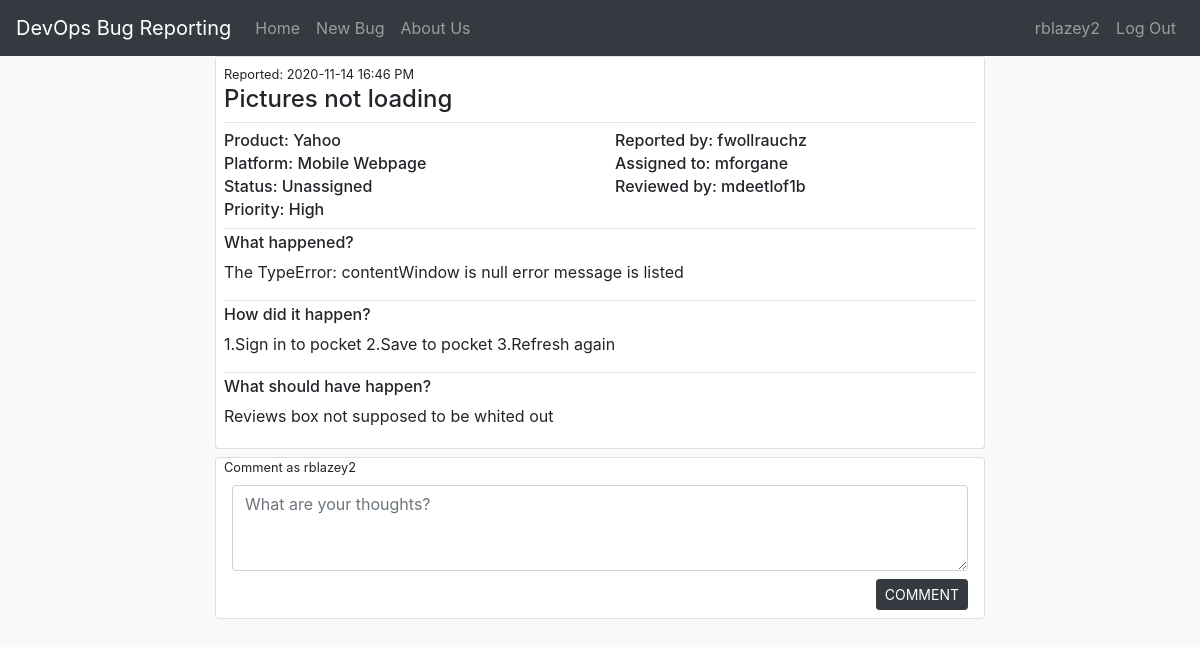
The page /bug/3 (signed in) on the database its author committed.
### devops/models.py (models this page shows, shortened)
class User(db.Model, UserMixin):
    id = db.Column(db.Integer, primary_key=True)
    username = db.Column(db.String(20), unique=True, nullable=False)
    email = db.Column(db.String(120), unique=True, nullable=False)
    password = db.Column(db.String(60), nullable=False)
    role = db.Column(db.String(20), nullable=False)
    bugs = db.relationship('Bug', primaryjoin="User.id==Bug.user_id", backref="author")
    assigned_to = db.relationship('Bug', primaryjoin="User.id==Bug.developer_id", backref="assigned_to")
    reviewed_by = db.relationship('Bug', primaryjoin="User.id==Bug.reviewer_id", backref="reviewed_by")

class Bug(db.Model):
    id = db.Column(db.Integer, primary_key=True)
    summary = db.Column(db.String(200), nullable=False)
    date_posted = db.Column(db.DateTime, nullable=False, default=local_time(datetime.utcnow()))
    product = db.Column(db.String(50), nullable=False)
    platform = db.Column(db.String(50), nullable=False)
    whatHappen = db.Column(db.Text, nullable=False)
    howHappen = db.Column(db.Text, nullable=False)
    shouldHappen = db.Column(db.Text, nullable=False)
    status = db.Column(db.String(20), nullable=False)
    priority = db.Column(db.String(10), nullable=False)
    user_id = db.Column(db.Integer, db.ForeignKey('user.id'), nullable=False)
    developer_id = db.Column(db.Integer, db.ForeignKey('user.id'), nullable=True)
    reviewer_id = db.Column(db.Integer, db.ForeignKey('user.id'), nullable=True)
    user = db.relationship("User", foreign_keys=[user_id])
    developer = db.relationship("User", foreign_keys=[developer_id])
    reviewer = db.relationship("User", foreign_keys=[reviewer_id])
    comments = db.relationship('Comment', primaryjoin="Bug.id==Comment.bug_id", backref="Comment")

### devops/routes.py (the view)
@app.route("/bug/<int:bug_id>")
@login_required
def bug(bug_id):
    bug = Bug.query.get_or_404(bug_id)
    comments = Comment.query.filter_by(bug_id=bug_id).all()
    return render_template('content/bug.html', title=bug.summary, bug=bug, comments=comments)

### devops/models.py (called while the page is built)
@login_manager.user_loader
def load_user(user_id):
   return User.query.get(int(user_id))

### devops/templates/content/bug.html (shortened to what this page needs)
{% extends "layout.html" %}
{% block content %}
<body class="bg-light">
    <div class="col-md-8 mx-auto">
      <div class="card">
        <div class="mx-2 my-1">
          <small>Reported: {{ bug.date_posted.strftime('%Y-%m-%d %H:%M %p') }}</small>
          <h4>{{ bug.summary }}</h4>
          <hr class="mx-0 my-1"></hr>
          <div class="row">
            <div class="col-md-6">
              <div><h6 class="mx-0 my-1">Product: {{ bug.product }}</h6></div>
              <div><h6 class="mx-0 my-1">Platform: {{ bug.platform }}</h6></div>
              <div><h6 class="mx-0 my-1">Status: {{ bug.status }}</h6></div>
              <div><h6 class="mx-0 my-1">Priority: {{ bug.priority }}</h6></div>
            </div>
            <div class="col-md-6">
              <div><h6 class="mx-0 my-1">Reported by: {{ bug.author.username }}</h6></div>
              <div><h6 class="mx-0 my-1">Assigned to: {{ bug.assigned_to.username }}</h6></div>
              <div><h6 class="mx-0 my-1">Reviewed by: {{ bug.reviewed_by.username }}</h6></div>
            </div>
          </div>
          <hr class="mx-0 my-1"></hr>
          <h6>What happened?</h6>
          <p> {{  bug.whatHappen }} </p>
          <hr class="mx-0 my-1"></hr>
          <h6>How did it happen?</h6>
          <p> {{  bug.howHappen }} </p>
          <hr class="mx-0 my-1"></hr>
          <h6>What should have happen?</h6>
          <p> {{  bug.shouldHappen }} </p>
        </div>
      </div>
      <div class="card my-2">
        <small class="mx-2">Comment as {{ current_user.username }}</small>
        <div class="mx-2 my-1">
          <form action="{{ url_for('post_comment', bug_id=bug.id) }}" method="POST">
            <div class="form-group mx-2 my-1">
              <textarea class="form-control" name="comment" id="comment" placeholder="What are your thoughts?" rows="3"></textarea>
            </div>
            <div class="pull-right mr-2 my-1">
              <input class="btn btn-dark btn-sm" type="submit" value="COMMENT">
            </div>
          </form>
        </div>
      </div>
    </div>
</body>
{% endblock content %}

### devops/templates/layout.html (shortened to what this page needs)
<!DOCTYPE html>
<html>
<head>
    <link rel="stylesheet" type="text/css" href="{{ url_for('static', filename='css/bootstrap.min.css') }}">
    <link rel="stylesheet" href="https://cdnjs.cloudflare.com/ajax/libs/font-awesome/4.7.0/css/font-awesome.min.css">
    <link rel="stylesheet" href="https://cdn.datatables.net/1.10.22/js/dataTables.bootstrap4.min.js">
    <link rel="stylesheet" href="https://cdn.datatables.net/1.10.22/css/dataTables.bootstrap4.min.css">
</head>
<body>
  <header class="site-header">
    <nav class="navbar navbar-expand-md navbar-dark bg-dark">
        <a class="navbar-brand" href="/">DevOps Bug Reporting</a>
        <div class="collapse navbar-collapse" id="navbarsExample02">
          <div class="navbar-nav mr-auto">
            <a class="nav-item nav-link" href="{{ url_for('home') }}">Home</a>
            <a class="nav-item nav-link" href="{{ url_for('newbug') }}">New Bug</a>
            <a class="nav-item nav-link" href="{{ url_for('aboutus') }}">About Us</a>
          </div>
          <div class="navbar-nav">
            {% if current_user.is_authenticated %}
            <a class="nav-item nav-link" href="#">{{ current_user.username }}</a>
            <a class="nav-item nav-link" href="{{ url_for('logout') }}">Log Out</a>
            {% else %}
            <a class="nav-item nav-link" href="{{ url_for('register') }}">Register</a>
            <a class="nav-item nav-link" href="{{ url_for('login') }}">Log In</a>
            {% endif %}
          </div>
        </div>
    </nav>
  </header>
  <main role="main">
    {% block content %}{% endblock %}
  </main>
</body>
</html>

### rows shown on the page
User: username "rblazey2"
Bug: date_posted "2020-11-14 16:46 PM", summary "Pictures not loading", product "Yahoo", platform "Mobile Webpage", status "Unassigned", priority "High", whatHappen "The TypeError: contentWindow is null error message is listed", howHappen "1.Sign in to pocket 2.Save to pocket 3.Refresh again", shouldHappen "Reviews box not supposed to be whited out"
User: author.username "fwollrauchz"
User: assigned_to.username "mforgane"
User: reviewed_by.username "mdeetlof1b"
